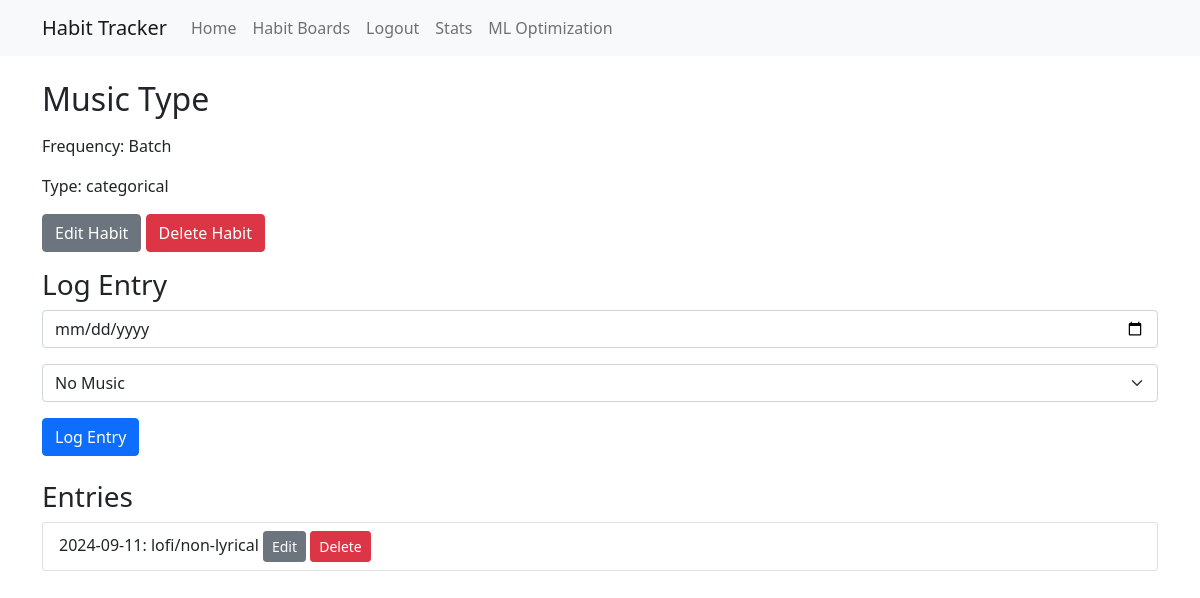
Before: /habit/2 (signed in) with the older database file.
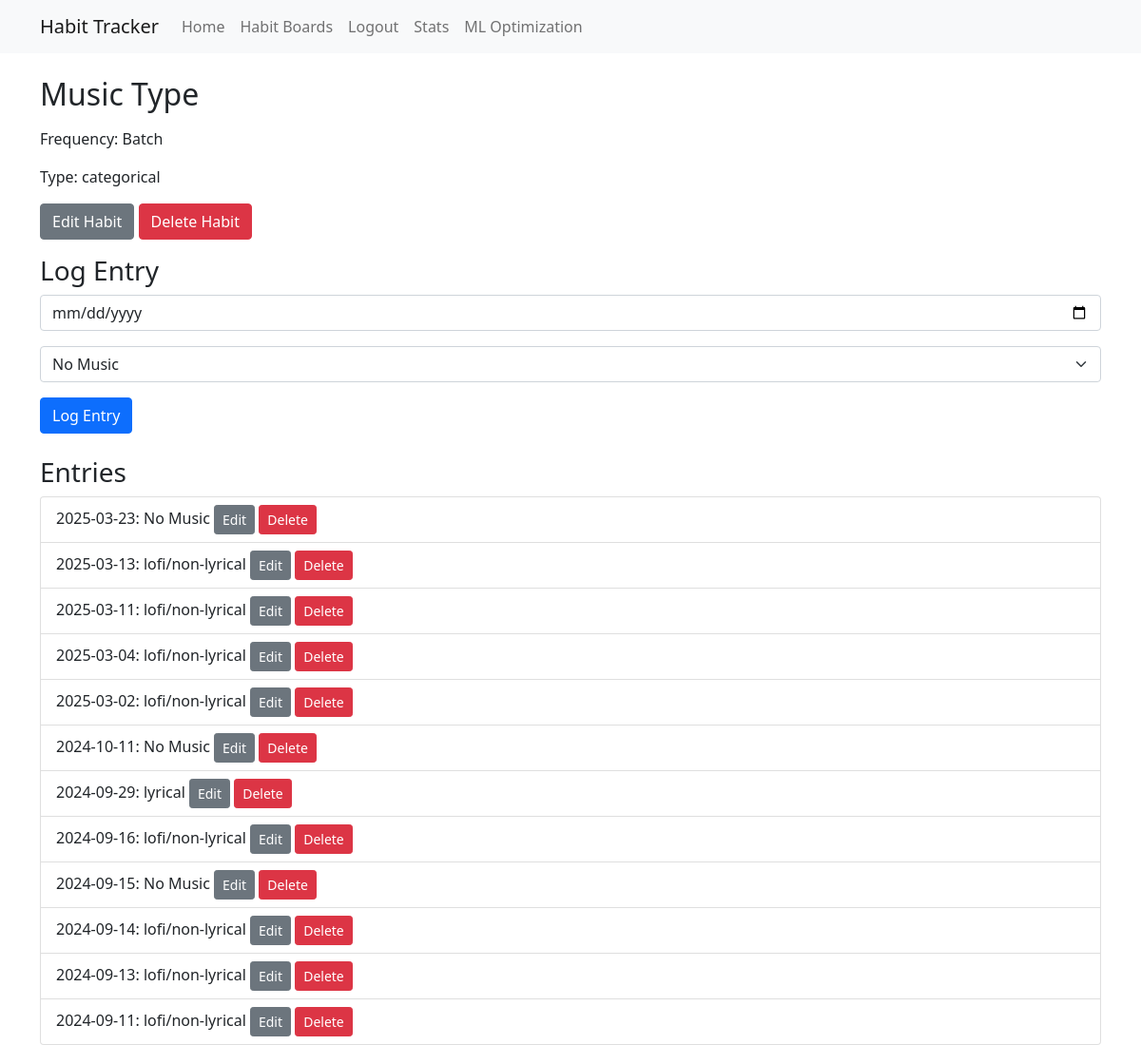
After: the same page with the newer database file.
### tables this page shows
CREATE TABLE habits (
    id INTEGER PRIMARY KEY AUTOINCREMENT,
    user_id INTEGER NOT NULL,
    board_id INTEGER NOT NULL,
    name TEXT NOT NULL,
    description TEXT,
    frequency TEXT, -- can be NULL for batch habits
    variable_type TEXT NOT NULL CHECK(variable_type IN ('boolean', 'numeric', 'categorical')),
    created TIMESTAMP NOT NULL DEFAULT CURRENT_TIMESTAMP,
    FOREIGN KEY (user_id) REFERENCES users (id),
    FOREIGN KEY (board_id) REFERENCES habit_boards (id)
);

CREATE TABLE entries (
    id INTEGER PRIMARY KEY AUTOINCREMENT,
    habit_id INTEGER NOT NULL,
    date DATE NOT NULL,
    value TEXT NOT NULL,
    FOREIGN KEY (habit_id) REFERENCES habits (id)
);

### app.py (the view)
@app.route('/habit/<int:habit_id>')
@login_required
def view_habit(habit_id):
    conn = get_db_connection()
    habit = conn.execute('SELECT * FROM habits WHERE id = ? AND user_id = ?',
                         (habit_id, session['user_id'])).fetchone()
    entries = conn.execute('SELECT * FROM entries WHERE habit_id = ? ORDER BY date DESC', (habit_id,)).fetchall()
    habit_options = []
    if habit['variable_type'] == 'categorical':
        options = conn.execute('SELECT option_value FROM habit_options WHERE habit_id = ?', (habit_id,)).fetchall()
        habit_options = [option['option_value'] for option in options]
    conn.close()
    return render_template('view_habit.html', habit=habit, entries=entries, habit_options=habit_options)

### app.py (called while the page is built)
def get_db_connection():
    conn = sqlite3.connect('habits.db')
    conn.row_factory = sqlite3.Row
    return conn

def login_required(f):
    @wraps(f)
    def decorated_function(*args, **kwargs):
        if 'user_id' not in session:
            return redirect(url_for('login'))
        return f(*args, **kwargs)
    return decorated_function

### templates/view_habit.html (shortened to what this page needs)
{% extends "base.html" %}
{% block content %}
<h2>{{ habit['name'] }}</h2>
<p>Frequency: {{ habit['frequency'] if habit['frequency'] else 'Batch' }}</p>
<p>Type: {{ habit['variable_type'] }}</p>
<div class="mb-3">
    <a href="{{ url_for('edit_habit', habit_id=habit['id']) }}" class="btn btn-secondary">Edit Habit</a>
    <form method="post" action="{{ url_for('delete_habit', habit_id=habit['id']) }}" style="display: inline;">
        <button type="submit" class="btn btn-danger" onclick="return confirm('Are you sure you want to delete this habit? This action cannot be undone.');">Delete Habit</button>
    </form>
</div>
<h3>Log Entry</h3>
<form method="post" action="{{ url_for('log_habit', habit_id=habit['id']) }}">
    <div class="mb-3">
        <input type="date" class="form-control" name="date" required>
    </div>
    <div class="mb-3">
        {% if habit['variable_type'] == 'boolean' %}
        <select class="form-select" name="value">
            <option value="1">Yes</option>
            <option value="0">No</option>
        </select>
        {% elif habit['variable_type'] == 'numeric' %}
        <input type="number" class="form-control" name="value" required>
        {% elif habit['variable_type'] == 'categorical' %}
        <select class="form-select" name="value">
            {% for option in habit_options %}
                <option value="{{ option }}">{{ option }}</option>
            {% endfor %}
        </select>
        {% endif %}
    </div>
    <button type="submit" class="btn btn-primary">Log Entry</button>
</form>
<h3 class="mt-4">Entries</h3>
<ul class="list-group">
{% for entry in entries %}
    <li class="list-group-item">
        {{ entry['date'] }}: {{ entry['value'] }}
        <a href="{{ url_for('edit_entry', entry_id=entry['id']) }}" class="btn btn-sm btn-secondary">Edit</a>
        <form method="post" action="{{ url_for('delete_entry', entry_id=entry['id']) }}" style="display: inline;">
            <button type="submit" class="btn btn-sm btn-danger" onclick="return confirm('Are you sure you want to delete this entry?');">Delete</button>
        </form>
    </li>
{% endfor %}
</ul>
{% endblock %}

### templates/base.html (shortened to what this page needs)
<!DOCTYPE html>
<html lang="en">
<head>
    <link href="https://cdn.jsdelivr.net/npm/bootstrap@5.1.3/dist/css/bootstrap.min.css" rel="stylesheet">
</head>
<body>
    <nav class="navbar navbar-expand-lg navbar-light bg-light">
        <div class="container">
            <a class="navbar-brand" href="{{ url_for('index') }}">Habit Tracker</a>
            <div class="collapse navbar-collapse" id="navbarNav">
                <ul class="navbar-nav">
                    {% if 'user_id' in session %}
                        <li class="nav-item"><a class="nav-link" href="{{ url_for('index') }}">Home</a></li>
                        <li class="nav-item"><a class="nav-link" href="{{ url_for('boards') }}">Habit Boards</a></li>
                        <li class="nav-item"><a class="nav-link" href="{{ url_for('logout') }}">Logout</a></li>
                        <li class="nav-item"><a class="nav-link" href="{{ url_for('stats') }}">Stats</a></li>
                        <li class="nav-item"><a class="nav-link" href="{{ url_for('models') }}">ML Optimization</a></li>
                    {% else %}
                        <li class="nav-item"><a class="nav-link" href="{{ url_for('login') }}">Login</a></li>
                        <li class="nav-item"><a class="nav-link" href="{{ url_for('register') }}">Register</a></li>
                    {% endif %}
                </ul>
            </div>
        </div>
    </nav>
    <div class="container mt-4">
        {% block content %}{% endblock %}
    </div>
</body>
</html>

Changed rows visible on the page:
added entries: date "2025-03-23", value "No Music"
added entries: date "2025-03-13", value "lofi/non-lyrical"
added entries: date "2025-03-11", value "lofi/non-lyrical"
added entries: date "2025-03-04", value "lofi/non-lyrical"
added entries: date "2025-03-02", value "lofi/non-lyrical"
added entries: date "2024-10-11", value "No Music"
added entries: date "2024-09-29", value "lyrical"
added entries: date "2024-09-16", value "lofi/non-lyrical"
added entries: date "2024-09-15", value "No Music"
added entries: date "2024-09-14", value "lofi/non-lyrical"
added entries: date "2024-09-13", value "lofi/non-lyrical"
